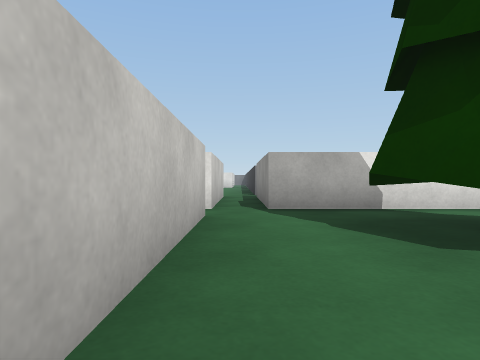
[1] (above)

16 first-person views from a walk through a scene from a Unity 3-D project. The camera is 0.51 m above the floor, looks level and sees 75° across. The floor is counted in squares, 1 m on a side. Each view is taken from the middle of a square. On the plan, view 1 faces up. The plan holds only what a view shows up to about 9 squares ahead; the rest is blank. The place goes on beyond the plan. Surface patterns are stand-ins for the level's own textures.

[2]
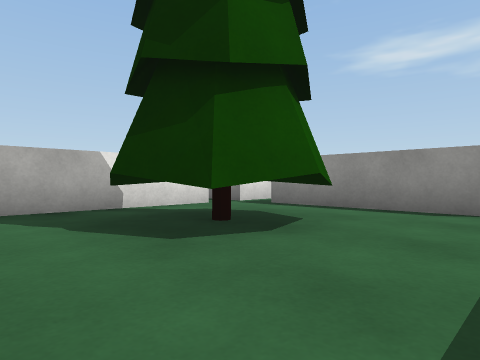

[3]
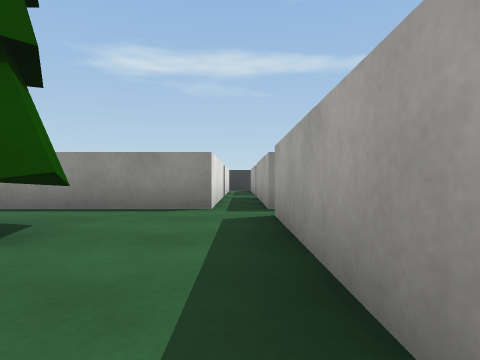

[4]
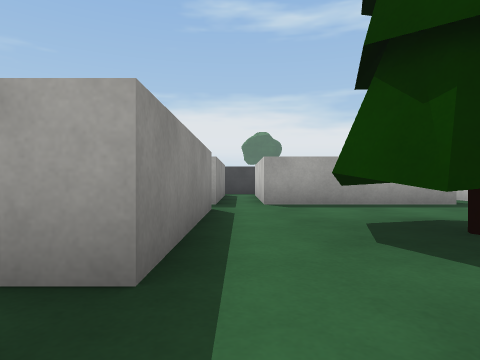

[5]
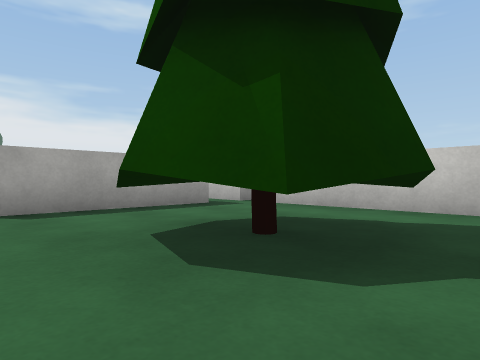

[6]
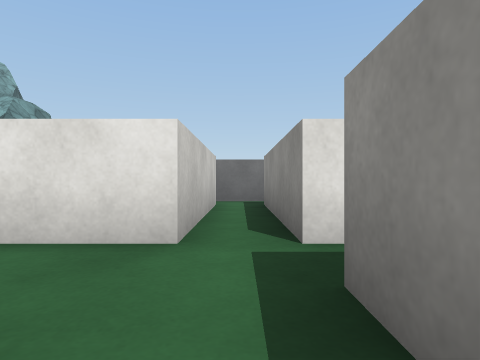

[7]
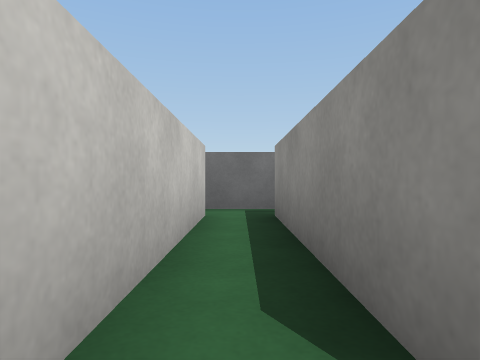

[8]
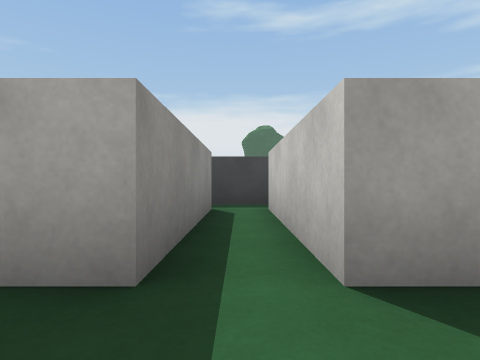

[9]
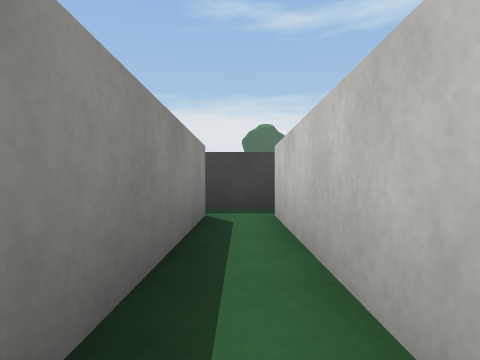

[10]
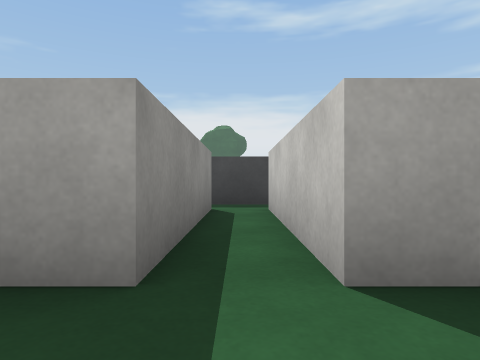

[11]
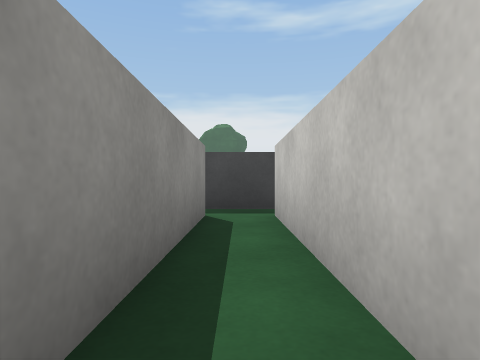

[12]
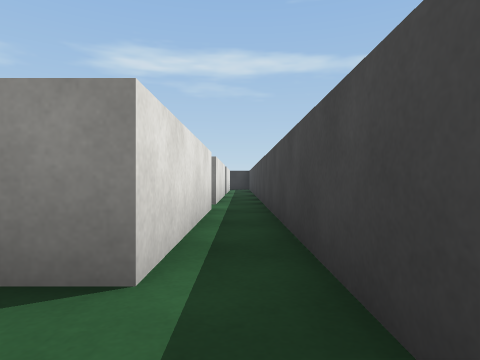

[13]
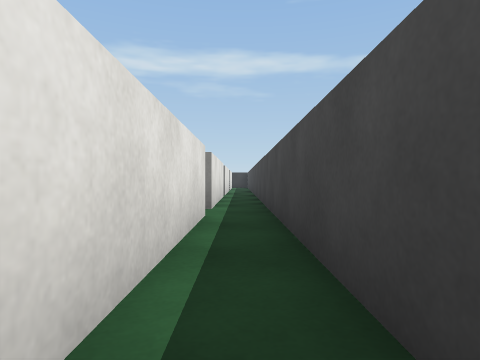

[14]
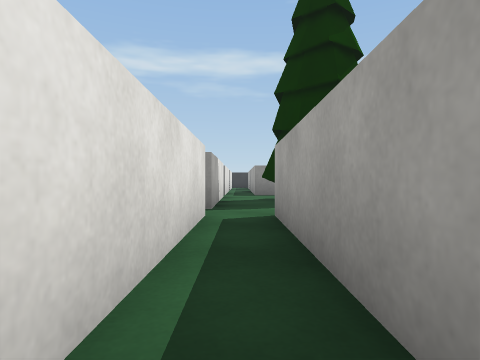

[15]
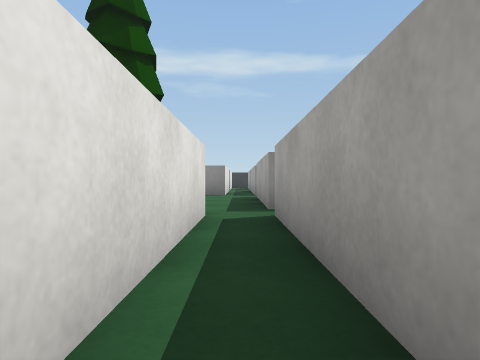

[16]
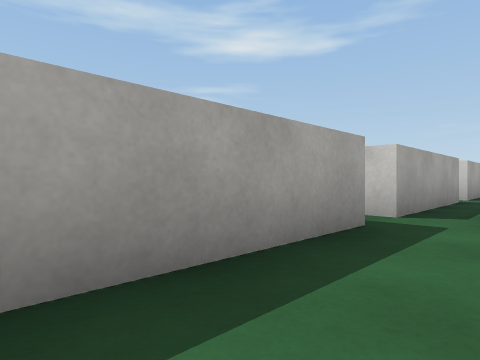

### Floor plan
Points are (right, up) in squares from view 1. A wall is a line through its corners. A room is listed if a view was taken in it or the views show most of it. See-through windows are left out.
Room 1 (views 1, 2, 3, 5, 6, 7, 8, 9, 10, 11, 16)
walls: (6.4, 0.5) (5.5, 0.5) (5.5, 4.5) (6.2, 4.5); (-0.5, -0.5) (-0.5, -4.5); (4.5, 5.5) (0.5, 5.5); (-0.5, 4.5) (-0.5, 0.5); (6.5, 5.5) (5.5, 5.5); (0.5, -4.5) (0.5, -0.5) (4.5, -0.5) (4.5, -4.5); (6.2, -4.5) (5.5, -4.5) (5.5, -0.5) (6.5, -0.5); (4.5, -5.5) (6.5, -5.5)
ways out: opening at (5, 6) to room 2; opening at (-1, 5) to room 4; opening at (0, 0) to room 5; opening at (0, -4) to room 6; opening at (5, -5) to room 6; opening at (0, 6)
objects: tree (1, 2) to (4, 4)
Room 2 (view 4)
walls: (4.5, 9.5) (4.5, 5.5); (5.5, 5.5) (5.5, 9.5); (5.6, 10.5) (4.4, 10.5)
ways out: opening at (5, 6) to room 1; opening at (4, 10)
Room 3 (views 12, 13)
walls: (-4.4, -5.5) (-0.4, -5.5); (-0.5, -4.5) (-4.4, -4.5)
ways out: opening at (-1, -5) to room 6
Room 4 (view 14)
walls: (-4.4, 4.5) (-0.5, 4.5); (-0.5, 5.5) (-4.4, 5.5)
ways out: opening at (-1, 5) to room 1
Room 5 (view 15)
walls: (-4.5, -0.5) (-0.5, -0.5); (-0.5, 0.5) (-4.4, 0.5)
ways out: opening at (0, 0) to room 1; opening at (-6, 0)
Room 6 (no view inside)
walls: (-0.4, -5.5) (4.5, -5.5); (4.5, -4.5) (0.5, -4.5)
ways out: opening at (0, -4) to room 1; opening at (5, -5) to room 1; opening at (-1, -5) to room 3

Positions as (right, up) in squares from view 1, and headings:
1: (0, 0), facing up
2: (0, 0), facing up-right
3: (0, 0), facing right
4: (5, 6), facing down
5: (5, 5), facing down-left
6: (5, 3), facing up
7: (5, 5), facing up
8: (5, 1), facing down
9: (5, 0), facing down
10: (0, 1), facing down
11: (0, 0), facing down
12: (-1, -5), facing right
13: (-5, -5), facing right
14: (-5, 5), facing right
15: (-5, 0), facing right
16: (4, 1), facing down-left
